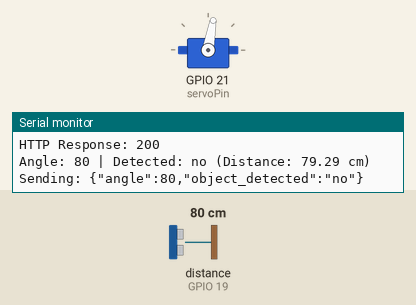
Recording of a sketch running on a simulated ESP32. Parts: servo, the last lines printed to the serial monitor. Wiring (inferred from the names in the program): ultrasonic range finder: trigger GPIO 18; echo GPIO 19. Inputs (shaded band) come from the test bench; at power-on: distance to the obstacle (sensor on GPIO 19) 80 cm. The echo pulse lasts 58.3 µs per cm; WiFi joins after 1.5 s; servers stay silent unless stated; uploads are accepted with an empty reply.

Above: at 3.7 s.
3.8 s: distance to the obstacle (sensor on GPIO 19) set to 34 cm
At 5.2 s:
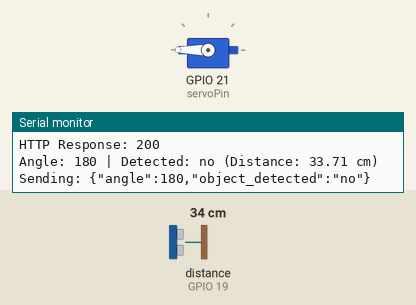
6.8 s: distance to the obstacle (sensor on GPIO 19) set to 28 cm
At 7.7 s:
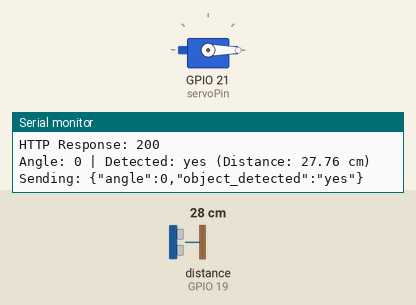
Timing chart, 0 to 18.8 s (numbered marks = the images above; inputs shaded):
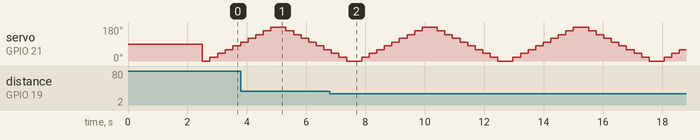

The sketch:

RADAR_Scanning_System.ino
```cpp
#include <WiFi.h>
#include <HTTPClient.h>
#include <ESP32Servo.h>

const char* ssid     = "viral5g";       // Your WiFi SSID
const char* password = "Fmu_HgL@0795";   // Your WiFi Password
const char* webhookUrl = "https://script.google.com/macros/s/AKfycbztOLCuOQOxF1Zs_V-gTEUBTRNlZNOUGixa29m_O--dUFezhI9YbnjiHRES7BkyyOnKfQ/exec";  // Replace with your deployed web app URL

const int trigPin = 18;
const int echoPin = 19;
const int servoPin = 21;
const float maxDistance = 30.0;  // Threshold for object detection (cm)

Servo myServo;  // Servo object

float readDistanceCm() {
  digitalWrite(trigPin, LOW);
  delayMicroseconds(2);
  digitalWrite(trigPin, HIGH);
  delayMicroseconds(10);
  digitalWrite(trigPin, LOW);
  long duration = pulseIn(echoPin, HIGH, 30000);  // 30ms timeout
  return (duration * 0.034f) / 2.0f;
}

void connectWiFi() {
  Serial.print("Connecting to WiFi");
  WiFi.begin(ssid, password);
  unsigned long start = millis();
  while (WiFi.status() != WL_CONNECTED && millis() - start < 20000) {
    delay(500);
    Serial.print(".");
  }
  if (WiFi.status() == WL_CONNECTED) {
    Serial.println("\nWiFi connected. IP: " + WiFi.localIP().toString());
  } else {
    Serial.println("\nWiFi connection failed");
  }
}

void setup() {
  Serial.begin(115200);
  delay(1000);

  pinMode(trigPin, OUTPUT);
  pinMode(echoPin, INPUT);

  myServo.attach(servoPin);  // Attach servo

  connectWiFi();
}

void loop() {
  if (WiFi.status() != WL_CONNECTED) {
    connectWiFi();
  }

  // Sweep from 0 to 180 degrees
  for (int pos = 0; pos <= 180; pos += 20) {
    myServo.write(pos);
    delay(50);  // Pause for stability
    float distance = readDistanceCm();
    String detected = (distance > 0 && distance <= maxDistance) ? "yes" : "no";

    Serial.print("Angle: " + String(pos) + " | Detected: " + detected + " (Distance: " + String(distance) + " cm)\n");

    if (WiFi.status() == WL_CONNECTED) {
      HTTPClient http;
      http.begin(webhookUrl);
      http.addHeader("Content-Type", "application/json");

      String jsonPayload = "{\"angle\":" + String(pos) + ",\"object_detected\":\"" + detected + "\"}";
      Serial.println("Sending: " + jsonPayload);  // Debug

      int httpResponseCode = http.POST(jsonPayload);
      Serial.println("HTTP Response: " + String(httpResponseCode));
      http.end();
    }
  }

  // Sweep back from 180 to 0 degrees
  for (int pos = 180; pos >= 0; pos -= 20) {
    myServo.write(pos);
    delay(50);
    float distance = readDistanceCm();
    String detected = (distance > 0 && distance <= maxDistance) ? "yes" : "no";

    Serial.print("Angle: " + String(pos) + " | Detected: " + detected + " (Distance: " + String(distance) + " cm)\n");

    if (WiFi.status() == WL_CONNECTED) {
      HTTPClient http;
      http.begin(webhookUrl);
      http.addHeader("Content-Type", "application/json");

      String jsonPayload = "{\"angle\":" + String(pos) + ",\"object_detected\":\"" + detected + "\"}";
      Serial.println("Sending: " + jsonPayload);

      int httpResponseCode = http.POST(jsonPayload);
      Serial.println("HTTP Response: " + String(httpResponseCode));
      http.end();
    }
  }
}
```

Measured:
- the behaviour switches between 31 and 30 cm on distance to the obstacle (sensor on GPIO 19) (found by bisection; images 1 and 2)
- by itself, servo on GPIO 21 (servoPin): repeats every 5.1 s: 20° 0.25 s, 0° 0.51 s, 20° 0.25 s, 40° 0.25 s, 60° 0.25 s, 80° 0.25 s, 100° 0.25 s, 120° 0.25 s, 140° 0.25 s, 160° 0.25 s, 180° 0.51 s, 160° 0.25 s, 140° 0.25 s, 120° 0.25 s, 100° 0.25 s, 80° 0.25 s, 60° 0.25 s, 40° 0.25 s
